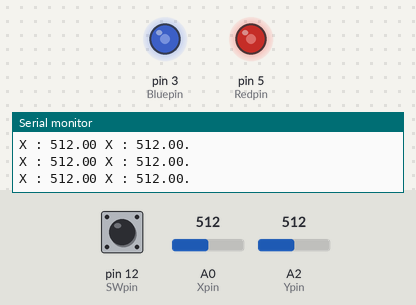
The sketch below on a simulated Arduino Uno, built with avr-gcc and run on an emulated ATmega328P. On the bench: output pins drawn as LEDs (lit = HIGH), the last lines printed to the serial monitor. The inputs (shaded band) are chosen by the test bench; at power-on: A0 (Xpin) = 512, A2 (Ypin) = 512, pin 12 (SWpin) HIGH.

Above: at 1.2 s.
1.3 s: A0 (Xpin) set to 716
At 2.3 s:
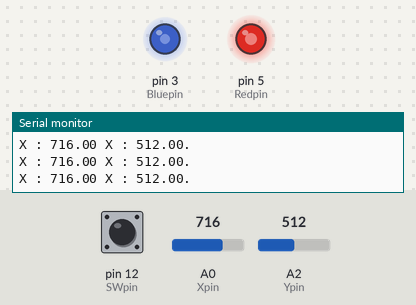
3.0 s: A2 (Ypin) set to 716
At 3.7 s:
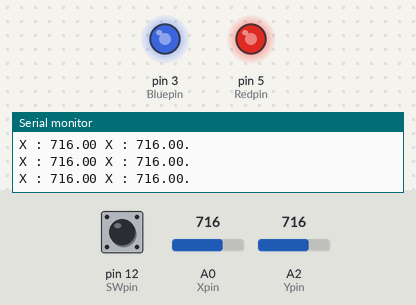
4.5 s: A0 (Xpin) set to 900
At 5.2 s:
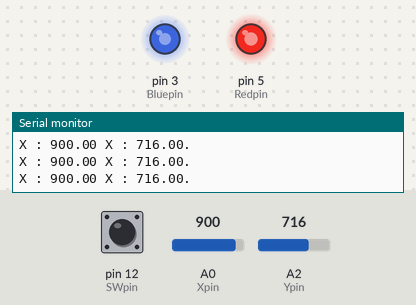
6.0 s: A2 (Ypin) set to 900
At 6.6 s:
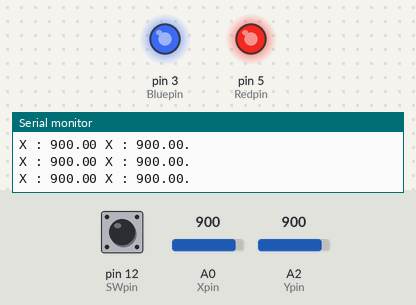
7.5 s: A0 (Xpin) set to 511
At 8.0 s:
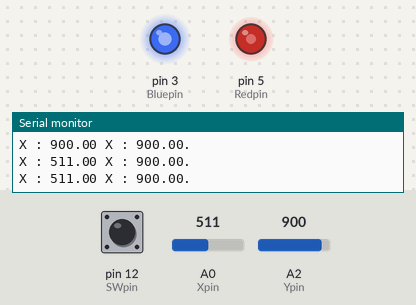
9.0 s: A2 (Ypin) set to 122
At 9.5 s:
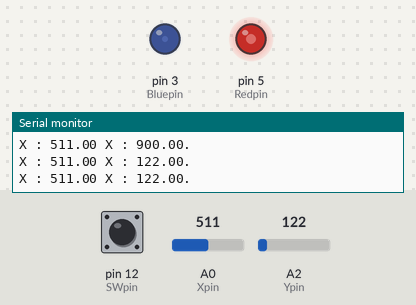
Timing chart, 0 to 11.5 s (numbered marks = the images above; inputs shaded):
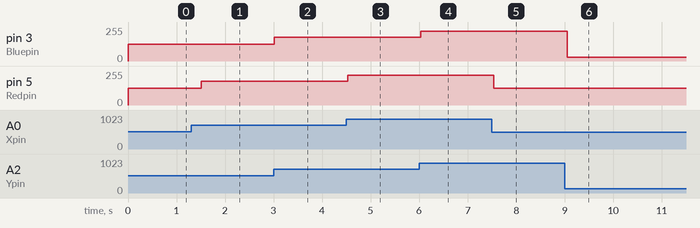

The sketch:

Controlling_RGB_with_Joystick.ino
```cpp
int Xpin = A0;
int Ypin = A2;
int SWpin = 12;
int Redpin = 5;
int Bluepin = 3;
int Greenpin = 9;
int Redval = 0;
int Blueval = 0;
int Greenval = 0;
float Xval = 0;
float Yval = 0;
int dt = 250;
void setup() {
  // put your setup code here, to run once:
  pinMode (Xpin, INPUT);
  pinMode (Ypin, INPUT);
  pinMode (SWpin, INPUT);
  digitalWrite(SWpin, HIGH);
  Serial.begin(9600);
}

void loop() {
  // put your main code here, to run repeatedly:
  Xval = analogRead(Xpin);
  Yval = analogRead(Ypin);
  Redval = (Xval/1023.)*255.;
  Blueval = (Yval/1023.)*255.;
  Serial.print ("X : ");
  Serial.print (Xval);
  Serial.print (" X : ");
  Serial.print (Yval);
  if(!digitalRead(SWpin)){
    Serial.print(" Clicked");
    Greenval = Greenval ^ 1;
    }
  Serial.println(".");
  digitalWrite(Greenpin, Greenval);
  analogWrite(Redpin, Redval);
  analogWrite(Bluepin, Blueval);
  delay(dt);
}
```

Measured:
- after the input at 1.3 s, pin 5 (Redpin): 127/255 → 178/255 after 0.21 s
- after the input at 3.0 s, pin 3 (Bluepin): 127/255 → 178/255 at once
- after the input at 4.5 s, pin 5 (Redpin): 178/255 → 224/255 at once
- after the input at 6.0 s, pin 3 (Bluepin): 178/255 → 224/255 at once
- after the input at 7.5 s, pin 5 (Redpin): 224/255 → 127/255 at once
- after the input at 9.0 s, pin 3 (Bluepin): 224/255 → 30/255 after 0.05 s
